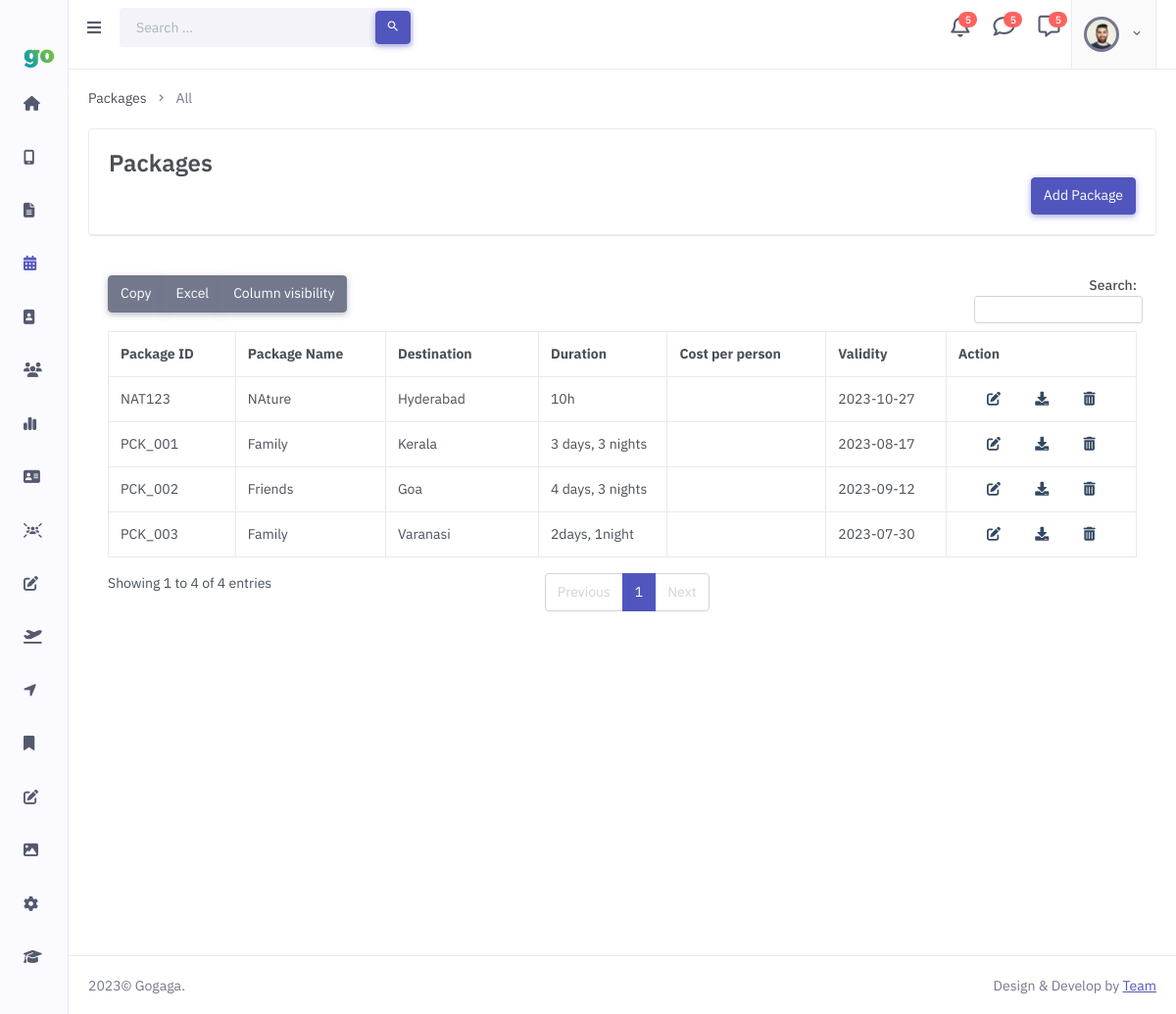
The page /packages.php on the database its author committed.
### tables this page shows
CREATE TABLE `packages` (
  `id` int(11) NOT NULL,
  `package_id` varchar(255) NOT NULL,
  `package_name` varchar(255) NOT NULL,
  `package_theme` varchar(255) NOT NULL,
  `destination` varchar(255) NOT NULL,
  `cities` varchar(255) NOT NULL,
  `duration` varchar(255) NOT NULL,
  `cost` double NOT NULL,
  `validity` date NOT NULL,
  `itinerary_file` varchar(255) DEFAULT NULL,
  `cost_sheet_file` varchar(255) DEFAULT NULL
);

### packages.php (the view, shortened to what this page needs)
<?php
include "header.php";
include "config.php";
$sql = "SELECT * FROM packages";
$result = mysqli_query($conn, $sql);
?>
<div class="row">
    <div class="col-12">
        <div class="page-title-box d-sm-flex align-items-center justify-content-between">
            <div class="page-title-right">
                <ol class="breadcrumb m-0">
                    <li class="breadcrumb-item"><a href="javascript: void(0);">Packages</a></li>
                    <li class="breadcrumb-item active">All</li>
                </ol>
            </div>
        </div>
    </div>
</div>
<div class="row">
    <div class="col-md-12 w-100">
        <div class="card">
            <div class="card-header text-end">
                <div class="text-start">
                <h4 class="mb-sm-0 font-size-24">Packages</h4>
                </div>
                <a href="add_packages.php" class="btn btn-primary ">Add Package</a>
            </div>
        </div>
    </div>
</div>
<div class="card-body">
    <div id="datatable-buttons_wrapper" class="dataTables_wrapper dt-bootstrap4 no-footer">
        <div class="row">
            <div class="col-sm-12">
                <table id="datatable-buttons" class="table table-bordered dt-responsive nowrap w-100 dataTable no-footer dtr-inline" role="grid" aria-describedby="datatable-buttons_info" style="width: 1208px;">
                    <thead>
                        <tr role="row">
                            <th>Package ID</th>
                            <th>Package Name</th>
                            <th>Destination</th>
                            <th>Duration</th>
                            <th>Cost per person</th>
                            <th>Validity</th>
                            <th>Action</th>
                        </tr>
                    </thead>
                    <tbody>
                        <?php while ($row = mysqli_fetch_assoc($result)) : ?>
                            <tr>
                                <td><?php echo $row['package_id']; ?></td>
                                <td><?php echo $row['package_name']; ?></td>
                                <td><?php echo $row['destination']; ?></td>
                                <td><?php echo $row['duration']; ?></td>
                                <td><?php echo $row['cost_per_person']; ?></td>
                                <td><?php echo $row['validity']; ?></td>
                                <td class='text-center'>
                                    <a href="edit_package.php?id=<?php echo $row['id']; ?>" class="m-3"><i style='color:#334960' class="fa-solid fa-pen-to-square"></i></a>
                                 <a href="#" class='m-3'><i class="fas fa-download" style="color:#334960"></i> </a>
                                 <a href='#' class='m-3'> <i class="fa-solid fa-trash-can"  style='color:#334960'> </i></a>
                                 </td>
                            </tr>
                        <?php endwhile; ?>
                    </tbody>
                </table>
            </div>
        </div>
    </div>
</div>
<?php
include "footer.php";
?>

### assets/css/main.css (style rules this page uses)
:root { --fc-daygrid-event-dot-width: 8px; }
:root { --fc-list-event-dot-width: 10px; --fc-list-event-hover-bg-color: #f5f5f5; }

### rows shown on the page
packages: package "PCK_001", package_name "Family", destination "Kerala", duration "3 days, 3 nights", validity "2023-08-17"
packages: package "PCK_002", package_name "Friends", destination "Goa", duration "4 days, 3 nights", validity "2023-09-12"
packages: package "PCK_003", package_name "Family", destination "Varanasi", duration "2days, 1night", validity "2023-07-30"
packages: package "NAT123", package_name "NAture", destination "Hyderabad", duration "10h", validity "2023-10-27"
